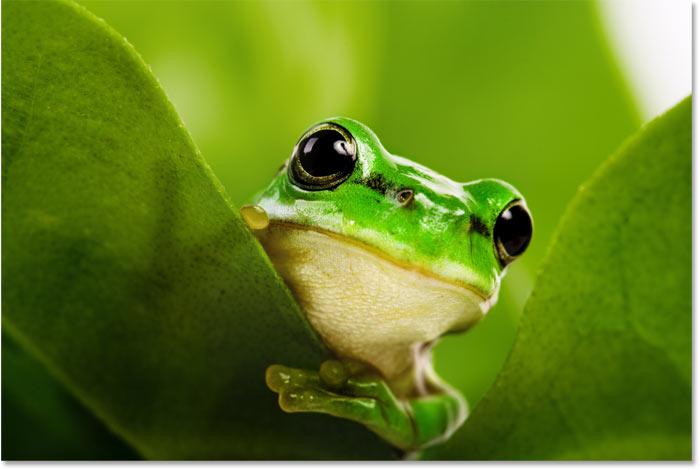
%> input picture 1.jpg, 700 x 470 px
$ octave unsharpMasking.m   (GNU Octave 9; MATLAB toolbox functions it lacks are replaced by stand-ins)
%> lines starting %> are read from the running program, lines starting %| are printed output that depends on the picture
pkg load statistics
pkg load image

imageIn = double(imread("1.jpg"));

a = 0.7;
filter = (1/(a + 1)) * [-a, a-1, -a; a-1, a+5, a-1; -a, a-1, -a];

for i = 1 : size(imageIn, 3)
  imageUM(:, :, i) = conv2(imageIn(:, :, i), filter, 'same');
end
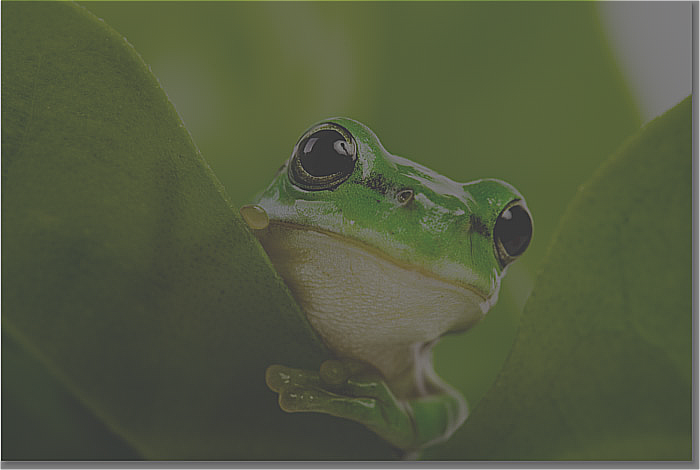
%> imageUM: size 470x700x3 double; mean R, G, B 100.5, 128.1, 30.2; drawn with min black and max white

figure;
subplot(1, 2, 1);
imshow(uint8(imageIn));
title('Original image');
subplot(1, 2, 2);
imshow(uint8(imageUM));
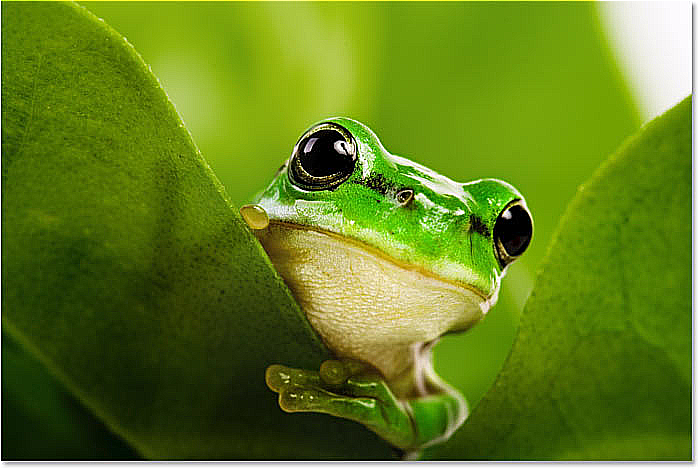
%> displayed picture: size 470x700x3, on the screen's scale of 0 to 255; mean R, G, B 99.1, 126.5, 30
title('Unsharp Masking');
